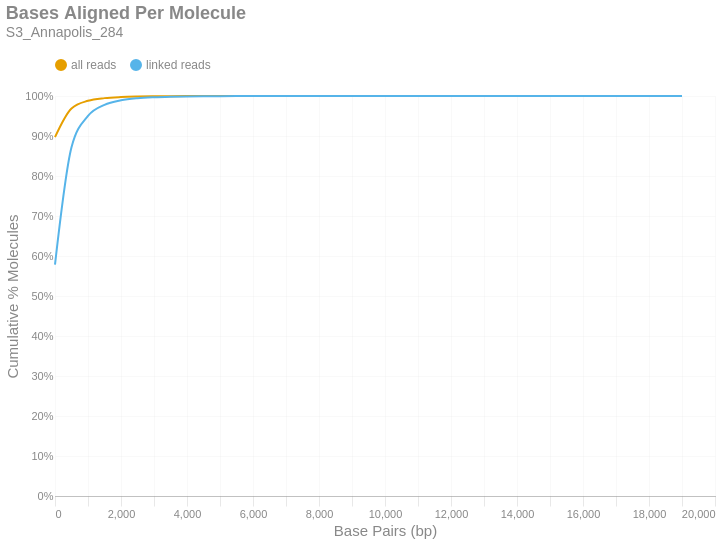

Notebook cell for this chart:
### Markdown cell above
### Bases Aligned Per Molecule
This is a cumulative frequency distribution showing the number of base pairs aligned per unique molecule. These data are shown in 500 bp bins. There are two distributions: one with `all reads` (yellow) and another with only `linked reads` (blue). The percent of molecules in the `linked reads` distribution is relative to the total number of linked molecules.

### Code cell
if SKIPLR:
    print_html(f"Skipped")
else:
    binned_df = consolidated_hist(valids['aligned_bp'], mask, 500, True)
    with SafeRender(binned_df):
        (
            density_plot(binned_df, 'Bases Aligned Per Molecule', samplename, 'basesper')
            .encode(
                x=alt.X('bin:Q', title="Base Pairs (bp)").axis(tickMinStep=500).scale(padding=0),
                y=alt.Y('value:Q', title='Cumulative % Molecules')
                    .axis(format='%')
                    .scale(domain = [0,1])
                    .stack(False),
                color=alt.Color("key:N").scale(domain = ["all reads", "linked reads"]),
                tooltip = [
                    alt.Tooltip("key:N", title = "Data Type"),
                    alt.Tooltip("range_label:N", title="Bases Aligned Per Molecule"),
                    alt.Tooltip("value:Q", format = ".2%", title="% Molecules (Cum.)")
                ]
            )
        ).display()

### Figure 1 — Vega-Lite specification as saved in the notebook (floating-point values rounded to 4 significant figures)
{"width": "container", "height": 400, "config": {"title": {"anchor": "start", "dy": -15, "fontSize": 18, "color": "#888888", "subtitleColor": "#888888", "subtitleFontSize": 14}, "arc": {"fill": "#0072B2"}, "axis": {"domainColor": "#888888", "domainWidth": 0.5, "gridWidth": 0.2, "grid": false, "titleFontWeight": 400, "titleFontSize": 15, "labelFontSize": 11, "labelColor": "#888888", "tickColor": "#888888", "tickWidth": 0.2, "titleColor": "#888888"}, "axisBand": {"grid": false}, "axisX": {"grid": true, "tickSize": 10, "domainCap": "round"}, "axisY": {"domain": false, "grid": true, "tickSize": 0, "domainCap": "round"}, "background": "transparent", "header": {"labelFontSize": 15, "labelColor": "#888888", "titleFontSize": 15, "titleFontWeight": 600, "titleColor": "#888888"}, "legend": {"labelFont": "sans-serif", "labelFontSize": 12, "labelColor": "#888888", "symbolSize": 100, "symbolType": "circle", "titleFontSize": 12, "titlePadding": 10, "titleColor": "#888888", "title": null, "orient": "top"}, "range": {"category": ["#E69F00", "#56B4E9", "#009E73", "#F0E442", "#0072B2", "#D55E00", "#CC79A7", "#000000"], "diverging": ["#cfe8f3", "#a2d4ec", "#73bfe2", "#46abdb", "#1696d2", "#12719e"]}, "area": {"fill": "#0072B2", "fillOpacity": 0.7, "line": true, "strokeOpacity": 0.7}, "line": {"color": "#0072B2", "stroke": "#0072B2", "strokeWidth": 2}, "trail": {"color": "#0072B2", "stroke": "#0072B2", "strokeWidth": 0, "size": 1}, "point": {"filled": true, "fillOpacity": 1.0, "size": 95}, "text": {"color": "#888888", "fontSize": 11, "align": "right", "fontWeight": 400, "size": 11}, "bar": {"fill": "#0072B2", "stroke": null}, "view": {"stroke": null, "continuousWidth": 660, "continuousHeight": 400}}, "data": {"name": "data-f01b76e892755d46c15efd5a5550f0be"}, "mark": {"type": "line", "interpolate": "monotone", "point": {"opacity": 0, "size": 275}}, "encoding": {"color": {"field": "key", "scale": {"domain": ["all reads", "linked reads"]}, "type": "nominal"}, "tooltip": [{"field": "key", "title": "Data Type", "type": "nominal"}, {"field": "range_label", "title": "Bases Aligned Per Molecule", "type": "nominal"}, {"field": "value", "format": ".2%", "title": "% Molecules (Cum.)", "type": "quantitative"}], "x": {"axis": {"tickMinStep": 500}, "field": "bin", "scale": {"padding": 0}, "title": "Base Pairs (bp)", "type": "quantitative"}, "y": {"axis": {"format": "%"}, "field": "value", "scale": {"domain": [0, 1]}, "stack": false, "title": "Cumulative % Molecules", "type": "quantitative"}}, "params": [{"name": "param_c36ac31b6afebe62", "select": {"type": "point", "fields": ["key"]}, "bind": "legend"}], "title": {"text": "Bases Aligned Per Molecule", "subtitle": "S3_Annapolis_284"}, "transform": [{"fold": ["all reads (cumsum)", "linked reads (cumsum)"]}, {"calculate": "replace(datum.key, ' (cumsum)', '')", "as": "key"}, {"filter": {"param": "param_c36ac31b6afebe62"}}], "usermeta": {"embedOptions": {"downloadFileName": "S3_Annapolis_284.basesper"}}, "$schema": "https://vega.github.io/schema/vega-lite/v6.1.0.json", "datasets": {"data-f01b76e892755d46c15efd5a5550f0be": [{"bin": "0.0", "interval": "0.0-500.0", "all reads": 0.8973, "linked reads": 0.5784, "all reads (cumsum)": 0.8973, "linked reads (cumsum)": 0.5784, "range_label": "0-499"}, {"bin": "500.0", "interval": "500.0-1000.0", "all reads": 0.07161, "linked reads": 0.2933, "all reads (cumsum)": 0.9689, "linked reads (cumsum)": 0.8717, "range_label": "500-999"}, {"bin": "1000.0", "interval": "1000.0-1500.0", "all reads": 0.01905, "linked reads": 0.07856, "all reads (cumsum)": 0.988, "linked reads (cumsum)": 0.9503, "range_label": "1000-1499"}, {"bin": "1500.0", "interval": "1500.0-2000.0", "all reads": 0.006699, "linked reads": 0.02769, "all reads (cumsum)": 0.9947, "linked reads (cumsum)": 0.978, "range_label": "1500-1999"}, {"bin": "2000.0", "interval": "2000.0-2500.0", "all reads": 0.002739, "linked reads": 0.01132, "all reads (cumsum)": 0.9974, "linked reads (cumsum)": 0.9893, "range_label": "2000-2499"}, {"bin": "2500.0", "interval": "2500.0-3000.0", "all reads": 0.001248, "linked reads": 0.005161, "all reads (cumsum)": 0.9987, "linked reads (cumsum)": 0.9945, "range_label": "2500-2999"}, {"bin": "3000.0", "interval": "3000.0-3500.0", "all reads": 0.0005932, "linked reads": 0.002452, "all reads (cumsum)": 0.9993, "linked reads (cumsum)": 0.9969, "range_label": "3000-3499"}, {"bin": "3500.0", "interval": "3500.0-4000.0", "all reads": 0.0003126, "linked reads": 0.001292, "all reads (cumsum)": 0.9996, "linked reads (cumsum)": 0.9982, "range_label": "3500-3999"}, {"bin": "4000.0", "interval": "4000.0-4500.0", "all reads": 0.0001738, "linked reads": 0.0007185, "all reads (cumsum)": 0.9997, "linked reads (cumsum)": 0.9989, "range_label": "4000-4499"}, {"bin": "4500.0", "interval": "4500.0-5000.0", "all reads": 9.51e-05, "linked reads": 0.0003931, "all reads (cumsum)": 0.9998, "linked reads (cumsum)": 0.9993, "range_label": "4500-4999"}, {"bin": "5000.0", "interval": "5000.0-5500.0", "all reads": 5.648e-05, "linked reads": 0.0002335, "all reads (cumsum)": 0.9999, "linked reads (cumsum)": 0.9996, "range_label": "5000-5499"}, {"bin": "5500.0", "interval": "5500.0-6000.0", "all reads": 3.498e-05, "linked reads": 0.0001446, "all reads (cumsum)": 0.9999, "linked reads (cumsum)": 0.9997, "range_label": "5500-5999"}, {"bin": "6000.0", "interval": "6000.0-6500.0", "all reads": 2.077e-05, "linked reads": 8.586e-05, "all reads (cumsum)": 1.0, "linked reads (cumsum)": 0.9998, "range_label": "6000-6499"}, {"bin": "6500.0", "interval": "6500.0-7000.0", "all reads": 1.02e-05, "linked reads": 4.218e-05, "all reads (cumsum)": 1.0, "linked reads (cumsum)": 0.9998, "range_label": "6500-6999"}, {"bin": "7000.0", "interval": "7000.0-7500.0", "all reads": 1.057e-05, "linked reads": 4.368e-05, "all reads (cumsum)": 1.0, "linked reads (cumsum)": 0.9999, "range_label": "7000-7499"}, {"bin": "7500.0", "interval": "7500.0-8000.0", "all reads": 7.288e-06, "linked reads": 3.013e-05, "all reads (cumsum)": 1.0, "linked reads (cumsum)": 0.9999, "range_label": "7500-7999"}, {"bin": "8000.0", "interval": "8000.0-8500.0", "all reads": 5.101e-06, "linked reads": 2.109e-05, "all reads (cumsum)": 1.0, "linked reads (cumsum)": 0.9999, "range_label": "8000-8499"}, {"bin": "8500.0", "interval": "8500.0-9000.0", "all reads": 3.644e-06, "linked reads": 1.506e-05, "all reads (cumsum)": 1.0, "linked reads (cumsum)": 0.9999, "range_label": "8500-8999"}, {"bin": "9000.0", "interval": "9000.0-9500.0", "all reads": 3.644e-06, "linked reads": 1.506e-05, "all reads (cumsum)": 1.0, "linked reads (cumsum)": 1.0, "range_label": "9000-9499"}, {"bin": "9500.0", "interval": "9500.0-10000.0", "all reads": 2.551e-06, "linked reads": 1.054e-05, "all reads (cumsum)": 1.0, "linked reads (cumsum)": 1.0, "range_label": "9500-9999"}, {"bin": "10000.0", "interval": "10000.0-10500.0", "all reads": 1.822e-06, "linked reads": 7.531e-06, "all reads (cumsum)": 1.0, "linked reads (cumsum)": 1.0, "range_label": "10000-10499"}, {"bin": "10500.0", "interval": "10500.0-11000.0", "all reads": 7.288e-07, "linked reads": 3.013e-06, "all reads (cumsum)": 1.0, "linked reads (cumsum)": 1.0, "range_label": "10500-10999"}, {"bin": "11000.0", "interval": "11000.0-11500.0", "all reads": 1.093e-06, "linked reads": 4.519e-06, "all reads (cumsum)": 1.0, "linked reads (cumsum)": 1.0, "range_label": "11000-11499"}, {"bin": "11500.0", "interval": "11500.0-12000.0", "all reads": 3.644e-07, "linked reads": 1.506e-06, "all reads (cumsum)": 1.0, "linked reads (cumsum)": 1.0, "range_label": "11500-11999"}, {"bin": "12000.0", "interval": "12000.0-12500.0", "all reads": 7.288e-07, "linked reads": 3.013e-06, "all reads (cumsum)": 1.0, "linked reads (cumsum)": 1.0, "range_label": "12000-12499"}, {"bin": "12500.0", "interval": "12500.0-13000.0", "all reads": 3.644e-07, "linked reads": 1.506e-06, "all reads (cumsum)": 1.0, "linked reads (cumsum)": 1.0, "range_label": "12500-12999"}, {"bin": "13000.0", "interval": "13000.0-13500.0", "all reads": 3.644e-07, "linked reads": 1.506e-06, "all reads (cumsum)": 1.0, "linked reads (cumsum)": 1.0, "range_label": "13000-13499"}, {"bin": "13500.0", "interval": "13500.0-14000.0", "all reads": 3.644e-07, "linked reads": 1.506e-06, "all reads (cumsum)": 1.0, "linked reads (cumsum)": 1.0, "range_label": "13500-13999"}, {"bin": "14000.0", "interval": "14000.0-14500.0", "all reads": 0.0, "linked reads": 0.0, "all reads (cumsum)": 1.0, "linked reads (cumsum)": 1.0, "range_label": "14000-14499"}, {"bin": "14500.0", "interval": "14500.0-15000.0", "all reads": 0.0, "linked reads": 0.0, "all reads (cumsum)": 1.0, "linked reads (cumsum)": 1.0, "range_label": "14500-14999"}, {"bin": "15000.0", "interval": "15000.0-15500.0", "all reads": 0.0, "linked reads": 0.0, "all reads (cumsum)": 1.0, "linked reads (cumsum)": 1.0, "range_label": "15000-15499"}, {"bin": "15500.0", "interval": "15500.0-16000.0", "all reads": 0.0, "linked reads": 0.0, "all reads (cumsum)": 1.0, "linked reads (cumsum)": 1.0, "range_label": "15500-15999"}, {"bin": "16000.0", "interval": "16000.0-16500.0", "all reads": 0.0, "linked reads": 0.0, "all reads (cumsum)": 1.0, "linked reads (cumsum)": 1.0, "range_label": "16000-16499"}, {"bin": "16500.0", "interval": "16500.0-17000.0", "all reads": 0.0, "linked reads": 0.0, "all reads (cumsum)": 1.0, "linked reads (cumsum)": 1.0, "range_label": "16500-16999"}, {"bin": "17000.0", "interval": "17000.0-17500.0", "all reads": 0.0, "linked reads": 0.0, "all reads (cumsum)": 1.0, "linked reads (cumsum)": 1.0, "range_label": "17000-17499"}, {"bin": "17500.0", "interval": "17500.0-18000.0", "all reads": 0.0, "linked reads": 0.0, "all reads (cumsum)": 1.0, "linked reads (cumsum)": 1.0, "range_label": "17500-17999"}, {"bin": "18000.0", "interval": "18000.0-18500.0", "all reads": 3.644e-07, "linked reads": 1.506e-06, "all reads (cumsum)": 1.0, "linked reads (cumsum)": 1.0, "range_label": "18000-18499"}, {"bin": "18500.0", "interval": "18500.0-19000.0", "all reads": 0.0, "linked reads": 0.0, "all reads (cumsum)": 1.0, "linked reads (cumsum)": 1.0, "range_label": "18500-18999"}, {"bin": "19000.0", "interval": "19000.0-19500.0", "all reads": 3.644e-07, "linked reads": 1.506e-06, "all reads (cumsum)": 1.0, "linked reads (cumsum)": 1.0, "range_label": "19000-19499"}]}}
